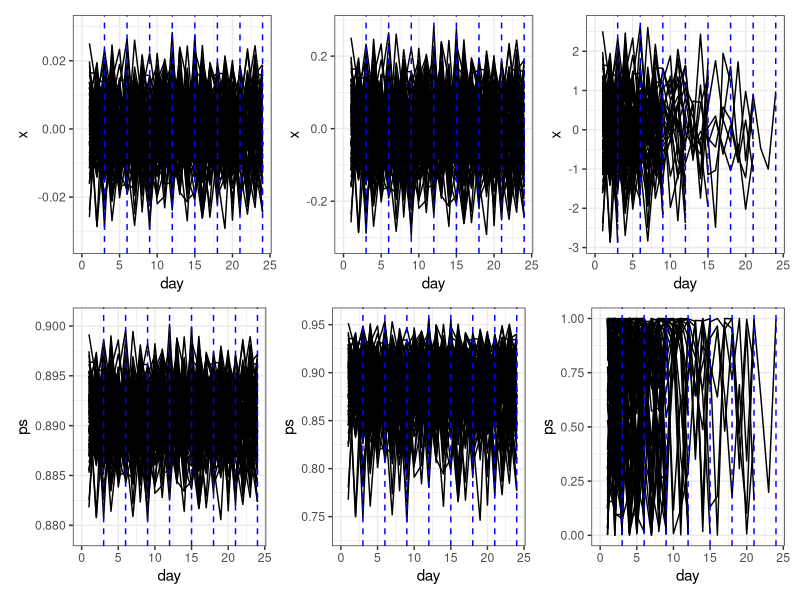
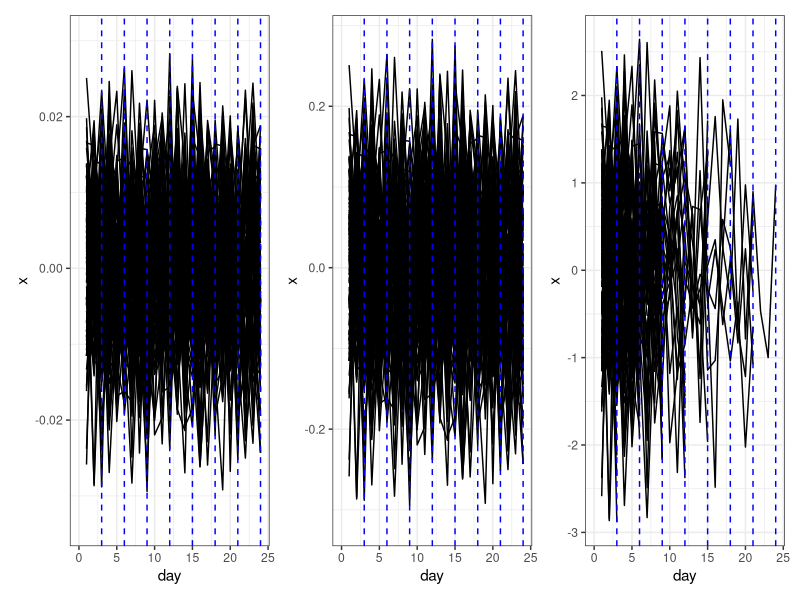

The R script that drew these images, in order: (Note: this script raises an error after producing the figures.)

# Load packages -----------------------------------------------------------

package.list <- c("here", "tidyverse", 'patchwork')

## Installing them if they aren't already on the computer
new.packages <- package.list[!(package.list %in% installed.packages()[,"Package"])]
if(length(new.packages)) install.packages(new.packages)

## And loading them
for(i in package.list){library(i, character.only = T)}

# Data specifications -----------------------------------------------------

#1. generate time series of covariate for 3 sites from zero normal
#2. standardize those time series
#3. multiply those time series by 
## small: 0.01
## medium: 0.1
## don’t have to do anything in the large variability case
#4. simulate survival of 100 individuals at each site with 
## a regression with b1 and b0 (see notes below)
#5. Repeat for a number of "datasets"

#double check and tweak b0 and b1 to get:
# - ~1/2 of individuals should die
# - b0 = 0 should make ~1/2 individuals die
# - how many die in first versus later intervals? want a ~large
## subset to survive through first interval but then ~1/2
## to die by end
# - check that survival variability varies more with
## higher covariate variation

# Generate covariate data -------------------------------------------------

#create three time series of covariate data,
#standardize them, then create them to 
#have variable amounts of variation 

#number of intervals
n.int <- 45

#number of individuals per "site"
n.indiv <- 30

#set b0 and b1
b0 <- 2.1
b1 <- 3.5

#number of simulated datasets
n.datasets <- 100

#UPDATE:::
#simulate x data for every day of every interval
#in every dataset and KEEP them all

#Then generate y data for those x's as we've done - then, 
#"fill" 0's for intervals in which the individual "died"
#since this is the way the surveys would have been performed
#so for the last interval, we get all days in that interval, 
#and all are set to 0 - since we don't know which day in
#the total survey intervaal an individual died. 

#then combine:
#1. daily x data for each individual in each dataset
#in each day with interval IDs recoginzed
#2. interval level survival data with dataset, ID, and 
#interval ID info

sim_x_function <- function(n.t,
                           var_level,
                           b0, 
                           b1){
  
  #get x for each interval
  x1 <- rnorm(n.t, mean = 0, sd = 1)
  #scale that 
  x2 <- scale(x1)
  #multiply by the level of variation we want
  #in our dataset (low 0.01, med 0.1, high 1)
  x.vec <- x2*var_level
  
  #divide it into intervals of ~3.5 days each
  interval <- tibble(interval = sort(rep(1:15, 3))) %>%
    mutate(day = 1:n())
  
  #make that a dataframe and get
  #survival probability based on regression
  #and b0 and b1 values defined
  x.df <- as.data.frame(x.vec) %>%
    rename(x = V1) %>%
    mutate(day = row_number()) %>%
    rowwise() %>%
    mutate(ps = exp(b0 + b1*x)/(1 + exp(b0 + b1*x))) %>%
    ungroup() %>%
    left_join(interval, by = "day")
  
  return(x.df)
  
}


sim_y_function <- function(n.ind,
                           n.t,
                           n.data,
                           x.df){
  
  ind.df <- expand.grid(1:n.ind, 1:n.t, 1:n.data)%>%
    rename(ID = Var1,
           day = Var2,
           Dataset = Var3) %>%
    mutate(Dataset = as.character(Dataset)) %>%
    left_join(x.df, by = c("day", "Dataset")) %>%
    rowwise() %>%
    mutate(fate = rbinom(n(), 1, ps)) %>%
    ungroup()
  
  alive <- ind.df %>%
    group_by(ID, Dataset) %>%
    #filter out IDs where all intervals == 1
    filter(all(fate == 1)) %>%
    ungroup()
  
  dead <- ind.df %>%
    #arrange(day) %>%
    group_by(ID, Dataset) %>%
    #filter out just IDs where there is at least one zero
    filter(any(fate == 0)) %>%
    #Get a True-False column that finds all 0's per indiivudla site
    mutate(first_0 = fate == 0 & !duplicated(fate == 0)) %>%
    #instead of following code, to keep covariate data for 
    #interval summary model, just set fates after the first 0 to be equal to NA
    # mutate(fate = case_when(row_number() <= min(which(fate == 0 & first_0 == TRUE)) ~ fate,
    #                         TRUE ~ NA_real_)) %>%
    # Find the first row with `first_0` in each group, filter out rows after it
    filter(row_number() <= min(which(fate == 0 & first_0 == TRUE))) %>%
    ungroup() %>%
    #remove gropuing column
    dplyr::select(-first_0)
  
  df2 <- alive %>%
    bind_rows(dead) %>%
    dplyr::select(ID, day, Dataset, interval, fate)
  
  ind.df2 <- ind.df %>%
    dplyr::select(-fate) %>%
    left_join(df2, by = c("ID", "day", "Dataset",
                          "interval"))%>%
    group_by(ID, interval, Dataset) %>%
    mutate(fate = case_when(any(fate == 0) ~ 0,
                            TRUE ~ fate)) %>%
    ungroup() %>%
    filter(!is.na(fate))
  
  return(ind.df2)
  
  
}

#Step 3 - generate a set of 100 datasets at each level ---------------------

set.seed(1)

#low variation
x.low <- lapply(1:100, #how many datasets
                function(i)
                {
                  sim_x_function(b0 = b0,
                                 b1 = b1,
                                 n.t = n.int,
                                 var_level = 0.01) #based on this probability
                } )


x.low.df <- bind_rows(x.low, .id = "Dataset") 
set.seed(1)
y.low <- sim_y_function(n.ind = n.indiv,
                        n.t = n.int,
                        n.data = n.datasets,
                        x.df = x.low.df)

set.seed(1)

#med variation
x.med <- lapply(1:100, #how many datasets
                function(i)
                {
                  sim_x_function(b0 = b0,
                                 b1 = b1,
                                 n.t = n.int,
                                 var_level = 0.1) #based on this probability
                } )


x.med.df <- bind_rows(x.med, .id = "Dataset") 

set.seed(1)
y.med <- sim_y_function(n.ind = n.indiv,
                        n.t = n.int,
                        n.data = n.datasets,
                        x.df = x.med.df)

set.seed(1)

#high
x.high <- lapply(1:100, #how many datasets
                function(i)
                {
                  sim_x_function(b0 = b0,
                                 b1 = b1,
                                 n.t = n.int,
                                 var_level = 1) #based on this probability
                } )


x.high.df <- bind_rows(x.high, .id = "Dataset") 

set.seed(1)
y.high <- sim_y_function(n.ind = n.indiv,
                        n.t = n.int,
                        n.data = n.datasets,
                        x.df = x.high.df)

# Explore datasets --------------------------------------------------------
theme_set(theme_bw())
c <- y.high %>%
  ggplot(aes(x = day, y= x, group = Dataset)) +
  geom_line() +
  geom_vline(aes(xintercept = 3), linetype = 2, color = "blue") +
  geom_vline(aes(xintercept = 6), linetype = 2, color = "blue") +
  geom_vline(aes(xintercept = 9), linetype = 2, color = "blue") +
  geom_vline(aes(xintercept = 12), linetype = 2, color = "blue") +
  geom_vline(aes(xintercept = 15), linetype = 2, color = "blue") +
  geom_vline(aes(xintercept = 18), linetype = 2, color = "blue") +
  geom_vline(aes(xintercept = 21), linetype = 2, color = "blue") +
  geom_vline(aes(xintercept = 24), linetype = 2, color = "blue") +
  xlim(0, 24)

b <- y.med %>%
  ggplot(aes(x = day, y= x, group = Dataset)) +
  geom_line()+
  geom_vline(aes(xintercept = 3), linetype = 2, color = "blue") +
  geom_vline(aes(xintercept = 6), linetype = 2, color = "blue") +
  geom_vline(aes(xintercept = 9), linetype = 2, color = "blue") +
  geom_vline(aes(xintercept = 12), linetype = 2, color = "blue") +
  geom_vline(aes(xintercept = 15), linetype = 2, color = "blue") +
  geom_vline(aes(xintercept = 18), linetype = 2, color = "blue") +
  geom_vline(aes(xintercept = 21), linetype = 2, color = "blue") +
  geom_vline(aes(xintercept = 24), linetype = 2, color = "blue") +
  xlim(0, 24)

a <- y.low %>%
  ggplot(aes(x = day, y= x, group = Dataset)) +
  geom_line()+
  geom_vline(aes(xintercept = 3), linetype = 2, color = "blue") +
  geom_vline(aes(xintercept = 6), linetype = 2, color = "blue") +
  geom_vline(aes(xintercept = 9), linetype = 2, color = "blue") +
  geom_vline(aes(xintercept = 12), linetype = 2, color = "blue") +
  geom_vline(aes(xintercept = 15), linetype = 2, color = "blue") +
  geom_vline(aes(xintercept = 18), linetype = 2, color = "blue") +
  geom_vline(aes(xintercept = 21), linetype = 2, color = "blue") +
  geom_vline(aes(xintercept = 24), linetype = 2, color = "blue") +
  xlim(0, 24)

#a+ b+ c

d <- y.low %>%
  ggplot(aes(x = day, y = ps, group = Dataset)) +
  geom_line()+
  geom_vline(aes(xintercept = 3), linetype = 2, color = "blue") +
  geom_vline(aes(xintercept = 6), linetype = 2, color = "blue") +
  geom_vline(aes(xintercept = 9), linetype = 2, color = "blue") +
  geom_vline(aes(xintercept = 12), linetype = 2, color = "blue") +
  geom_vline(aes(xintercept = 15), linetype = 2, color = "blue") +
  geom_vline(aes(xintercept = 18), linetype = 2, color = "blue") +
  geom_vline(aes(xintercept = 21), linetype = 2, color = "blue") +
  geom_vline(aes(xintercept = 24), linetype = 2, color = "blue") +
  xlim(0, 24)

e <- y.med %>%
  ggplot(aes(x = day, y = ps, group = Dataset)) +
  geom_line()+
  geom_vline(aes(xintercept = 3), linetype = 2, color = "blue") +
  geom_vline(aes(xintercept = 6), linetype = 2, color = "blue") +
  geom_vline(aes(xintercept = 9), linetype = 2, color = "blue") +
  geom_vline(aes(xintercept = 12), linetype = 2, color = "blue") +
  geom_vline(aes(xintercept = 15), linetype = 2, color = "blue") +
  geom_vline(aes(xintercept = 18), linetype = 2, color = "blue") +
  geom_vline(aes(xintercept = 21), linetype = 2, color = "blue") +
  geom_vline(aes(xintercept = 24), linetype = 2, color = "blue") +
  xlim(0, 24)

f <- y.high %>%
  ggplot(aes(x = day, y = ps, group = Dataset)) +
  geom_line()+
  geom_vline(aes(xintercept = 3), linetype = 2, color = "blue") +
  geom_vline(aes(xintercept = 6), linetype = 2, color = "blue") +
  geom_vline(aes(xintercept = 9), linetype = 2, color = "blue") +
  geom_vline(aes(xintercept = 12), linetype = 2, color = "blue") +
  geom_vline(aes(xintercept = 15), linetype = 2, color = "blue") +
  geom_vline(aes(xintercept = 18), linetype = 2, color = "blue") +
  geom_vline(aes(xintercept = 21), linetype = 2, color = "blue") +
  geom_vline(aes(xintercept = 24), linetype = 2, color = "blue") +
  xlim(0, 24)

(a+ b+ c)/
(d + e +f)

a+b+c

# Truncate and add intervals ----------------------------------------------

#for the high var, the max survival is to:
(max_day <- y.high %>%
  filter(!is.na(fate)) %>%
  filter(day == max(day)) %>%
   distinct(day) %>%
   dplyr::select(day) %>%
   as_vector())

(max_interval <- y.high %>%
  filter(!is.na(fate)) %>%
  filter(day == max(day)) %>%
  distinct(interval) %>%
  dplyr::select(interval) %>%
  as_vector() )


y.low.daily <- y.low %>%
  filter(interval <= max_interval) %>%
  filter(!is.na(fate))

y.med.daily <- y.med %>%
  filter(interval <= max_interval) %>%
  filter(!is.na(fate))

y.high.daily <- y.high %>%
  filter(interval <= max_interval) %>%
  filter(!is.na(fate))

# Export daily datasets ---------------------------------------------------------

write.csv(y.low.daily, here("data_outputs",
                          "simulated",
                          "02_analysis_ready",
                          "low_var_daily_data.csv"))

write.csv(y.med.daily, here("data_outputs",
                          "simulated",
                          "02_analysis_ready",
                          "med_var_daily_data.csv"))

write.csv(y.high.daily, here("data_outputs",
                           "simulated",
                           "02_analysis_ready",
                           "high_var_daily_data.csv"))

# Interval summarized data ------------------------------------------------

# Get interval summarised covariates --------------------------------------

y.low.x <- y.low %>%
  distinct(Dataset, interval, day, x) %>%
  group_by(Dataset, interval) %>%
  summarise(x = mean(x)) %>%
  ungroup()

y.med.x <- y.med %>%
  distinct(Dataset, interval, day, x) %>%
  group_by(Dataset, interval) %>%
  summarise(x = mean(x)) %>%
  ungroup()

y.high.x <- y.high %>%
  distinct(Dataset, interval, day, x) %>%
  group_by(Dataset, interval) %>%
  summarise(x = mean(x)) %>%
  ungroup()

y.low.int <- y.low %>%
  filter(!is.na(fate)) %>%
  dplyr::select(Dataset, ID, interval, fate) %>%
  group_by(Dataset, ID, interval) %>%
  mutate(fate = case_when(any(fate == 0) ~ 0,
                          TRUE ~ fate)) %>%
  ungroup() %>%
  group_by(Dataset, ID, interval) %>%
  mutate(t = n()) %>%
  ungroup() %>%
  distinct(Dataset, ID, interval, fate, t) %>%
  left_join(y.low.x, by = c('Dataset', 'interval'))


y.med.int <- y.med %>%
  filter(!is.na(fate)) %>%
  dplyr::select(Dataset, ID, interval, fate) %>%
  group_by(Dataset, ID, interval) %>%
  mutate(fate = case_when(any(fate == 0) ~ 0,
                          TRUE ~ fate)) %>%
  ungroup() %>%
  group_by(Dataset, ID, interval) %>%
  mutate(t = n()) %>%
  ungroup() %>%
  distinct(Dataset, ID, interval, fate, t) %>%
  left_join(y.med.x, by = c('Dataset', 'interval'))

y.high.int <- y.high %>%
  filter(!is.na(fate)) %>%
  dplyr::select(Dataset, ID, interval, fate) %>%
  group_by(Dataset, ID, interval) %>%
  mutate(fate = case_when(any(fate == 0) ~ 0,
                          TRUE ~ fate)) %>%
  ungroup() %>%
  group_by(Dataset, ID, interval) %>%
  mutate(t = n()) %>%
  ungroup() %>%
  distinct(Dataset, ID, interval, fate, t) %>%
  left_join(y.high.x, by = c('Dataset', 'interval'))
  

# Export interval data ----------------------------------------------------

write.csv(y.low.int, here("data_outputs",
                          "simulated",
                          "02_analysis_ready",
                          "low_var_interval_data.csv"))

write.csv(y.med.int, here("data_outputs",
                          "simulated",
                          "02_analysis_ready",
                          "med_var_interval_data.csv"))

write.csv(y.high.int, here("data_outputs",
                           "simulated",
                           "02_analysis_ready",
                           "high_var_interval_data.csv"))


# Full survey summarised data ---------------------------------------------

#for the total exposure model, need the above data to be summarised
#across the entire "lifetime" of the indiviudal, which is what
#these next steps do


low.var.tot <- y.low %>%
  filter(!is.na(fate)) %>%
  #for each dataset and id in each dataset
  group_by(Dataset, ID) %>%
  #get fate to be 0 if any are 0, otherwise 1
  mutate(fate = case_when(any(fate == 0) ~ 0,
                          TRUE ~ 1),
         #total number of "time" (equal to number of days)
         t= n(),
         #x is mean of the value of x for that individual
         x = mean(x)) %>%
  ungroup() %>%
  #select dataset, id, fate, t, x
  distinct(Dataset, ID, fate, t, x)

#do the same process for the medium variability dataset
med.var.tot <- y.med %>%
  group_by(Dataset, ID) %>%
  mutate(fate = case_when(any(fate == 0) ~ 0,
                          TRUE ~ 1),
         t= n(),
         x = mean(x)) %>%
  ungroup() %>%
  distinct(Dataset, ID, fate, t, x)

#do the same for the high variability dataset
high.var.tot <- y.high %>%
  group_by(Dataset, ID) %>%
  mutate(fate = case_when(any(fate == 0) ~ 0,
                          TRUE ~ 1),
         t= n(),
         x = mean(x)) %>%
  ungroup() %>%
  distinct(Dataset, ID, fate, t, x)

# Export total exposure datasets ------------------------------------------

write.csv(low.var.tot, here("data_outputs",
                            "simulated",
                            "02_analysis_ready",
                            "low_var_total_data.csv"))

write.csv(med.var.tot, here("data_outputs",
                            "simulated",
                            "02_analysis_ready",
                            "med_var_total_data.csv"))

write.csv(high.var.tot, here("data_outputs",
                             "simulated",
                             "02_analysis_ready",
                             "high_var_total_data.csv"))
